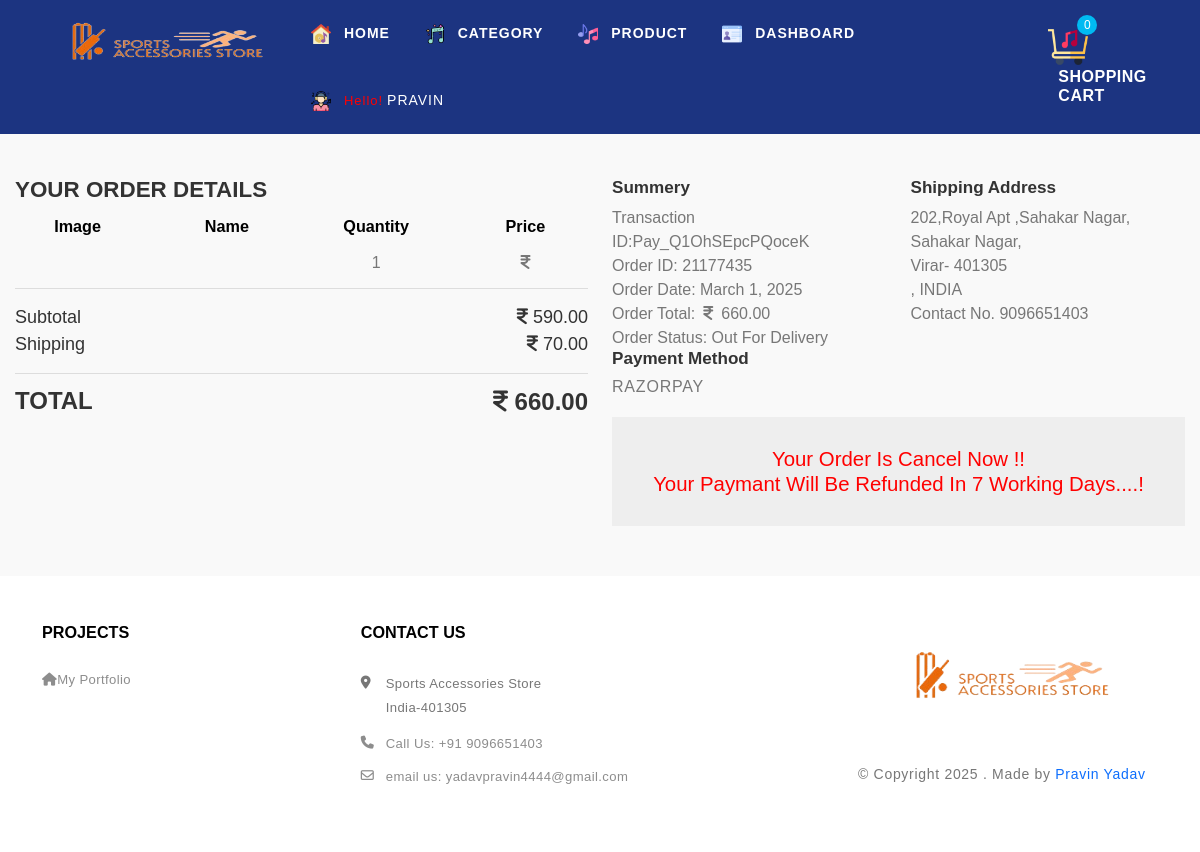
The page /user/order/9/0 (signed in) on the database its author committed.
### User/models.py (models this page shows, shortened)
class Sub_bayModel(models.Model):
    order_id = models.ForeignKey(buyModel, on_delete=models.CASCADE)
    product_id = models.ForeignKey(productModel, on_delete=models.CASCADE, null=True)
    quantity = models.IntegerField(null=True)
    total = models.IntegerField(null=True)

class buyModel(models.Model):
    ORDER_STATUS_CHOICES = [
        ('pending', 'Pending'),
        ('shipped', 'Shipped'),
        ('out for delivery', 'Out for Delivery'),
        ('delivered', 'Delivered'),
    ]
    user_id = models.ForeignKey(A_User, on_delete=models.CASCADE, null=True)
    address_id = models.ForeignKey(addressModel, on_delete=models.CASCADE, null=True)
    payment_mode = models.CharField(max_length=50, null=True)
    order_date = models.DateField(blank=True, null=True)
    shipping_charge = models.IntegerField(null=True)
    total_quantity = models.IntegerField(null=True)
    total_amount = models.IntegerField(null=True)
    order_status = models.CharField(
        max_length=20,
        choices=ORDER_STATUS_CHOICES,
        default='pending',
        blank=True,
        null=True
    )
    transaction_id = models.CharField(max_length=30, blank=True, null=True)
    order_idd = models.IntegerField(null=True)

class addressModel(models.Model):
    phone_number = models.BigIntegerField(null=True)
    first_name = models.CharField(max_length=30, null=True)
    last_name = models.CharField(max_length=30, null=True)
    locality = models.TextField(null=True)
    user_id = models.ForeignKey(A_User, on_delete=models.CASCADE)
    street_address = models.TextField(null=True)
    state = models.ForeignKey(stateModel, on_delete=models.CASCADE, null=True, blank=True)
    city = models.CharField(max_length=30, null=True)
    country = models.CharField(max_length=30, null=True)
    pincode = models.IntegerField(null=True)

### User/views.py (the view)
# urls.py: path('order/<int:hid>/<int:sid>', myorder1),
def myorder1(request, hid, sid):
    if 'userid' in request.session:
        try:
            user2 = request.session.get('userid')
            count = cart_count(user2)
            user_obj2 = A_User.objects.get(id=user2)
            alldata = add_to_cart.objects.filter(user=user_obj2)
            total_price = cartdetail(alldata, user2)
            pro_list = Sub_bayModel.objects.filter(order_id=hid, order_id__user_id=user_obj2)
            order = buyModel.objects.get(id=hid, user_id=user_obj2)
            cart_product = [p for p in buyModel.objects.filter(id=hid, user_id=user_obj2)]
            order_date = date.today() + timedelta(days=4)
            ttotal_amount = []
            shipping_charge = 70
            for p in cart_product:
                total_amountt = p.total_amount
                ttotal_amount.append(total_amountt)
            subtotal = ttotal_amount[0] - shipping_charge
            data = {'cartt': alldata, 'total_price': total_price, 'cart_val': count, 'hid': hid, 'sid': sid,
                    'order_list': pro_list, 'order': order, 'subtotal': subtotal, 'order_date': order_date}
            return render(request, 'user/order-success.html', data)
        except:
            return redirect('/user/myorder/')
    else:
        messages.success(request, 'First You Need to Login')
        return redirect('/user/accounts/login/')

### User/views.py (called while the page is built)
def cart_count(user):
    user_obj2 = A_User.objects.get(id=user)
    alldata = add_to_cart.objects.filter(user=user_obj2)
    soo = alldata.count()
    return soo

def cartdetail(alldata, user2):
    if alldata.exists():
        cart_product = [p for p in add_to_cart.objects.all()
                        if p.user.id == user2]
        total_amount = []
        total_quantity = []
        if cart_product:
            for p in cart_product:
                temp_quantity = p.quantity
                total_quantity.append(temp_quantity)
                tempamount = (p.quantity * p.product_id.pro_price)
                total_amount.append(tempamount)
            summ = 0
            total_quan = 0
            for i in range(0, len(total_amount)):
                summ = summ + total_amount[i]
            for i in range(0, len(total_quantity)):
                total_quan = total_quan + total_quantity[i]
        shipping_charge = 70
        total_price = summ + shipping_charge
        return total_price, summ

### templates/user/order-success.html (shortened to what this page needs)
{% extends 'user/index.html' %}
{% load static %}
{% block content %}
<section class="section-big-py-space mt--5 b-g-light">
    <div class="custom-container">
        <div class="row">
            <div class="col-lg-6">
                <div class="product-order">
                    <h3>your order details</h3>
                    <div class="row mt-3" style="color: black; font-weight: bold; text-align: center;" >
                        <div class="col-3">
                            <h4>Image</h4>
                        </div>
                        <div class="col-3">
                            <h4>Name</h4>
                        </div>
                        <div class="col-3">
                            <h4>Quantity</h4>
                        </div>
                        <div class="col-3">
                            <h4>Price</h4>
                        </div>
                    </div>
                    {% for i in order_list %}
                        <div class="row product-order-detail text-center">
                            <div class="col-3">
                            </div>
                            <div class="col-3 oorder_detail">
                                    <h5>{{i.quantity}}</h5>
                            </div>
                            <div class="col-3 oorder_detail">
                                    <h5><i class="fa fa-inr" aria-hidden="true"></i> {{i.product_id.pro_price}}</h5>
                            </div>
                        </div>
                    {% endfor %}
                    <div class="total-sec">
                        <ul>
                            <li>subtotal <span><i class="fa fa-inr" aria-hidden="true"></i> {{subtotal}}.00</span></li>
                            <li>shipping <span><i class="fa fa-inr" aria-hidden="true"></i> {{order.shipping_charge}}.00</span></li>
                        </ul>
                    </div>
                    <div class="final-total">
                        <h3>total <span><i class="fa fa-inr" aria-hidden="true"></i> {{order.total_amount}}.00</span></h3></div>
                </div>
            </div>
            <div class="col-lg-6">
                <div class="row order-success-sec">
                    <div class="col-sm-6">
                        <h4>summery</h4>
                        <ul class="order-detail">
                            {% if order.payment_mode == 'COD' %}
                            <li>order ID: {{order.order_idd}}</li>
                            {% else %}
                                {% if sid == 1 %}
                                {% else %}
                                <li>Transaction ID:{{order.transaction_id}}</li>
                                {% endif %}
                            <li>order ID: {{order.order_idd}}</li>
                            {% endif %}
                            <li>Order Date: {{order.order_date}}</li>
                            <li>Order Total:
                                <span>
                                    <i class="fa fa-inr me-2 ms-2" aria-hidden="true"></i>
                                </span>
                                {{order.total_amount}}.00</li>
                            {% if i.order_status == 'pending' %}
                            {% else %}
                                <li>Order Status:
                                    {{order.order_status}}
                                </li>
                            {% endif %}
                        </ul>
                    </div>
                    <div class="col-sm-6">
                        <h4>shipping address</h4>
                        <ul class="order-detail">
                            <li>{{order.address_id.street_address}},</li>
                            <li>{{order.address_id.locality}},</li>
                            <li>{{order.address_id.city}}- {{order.address_id.pincode}}</li>
                            <li>{{order.address_id.state}}, {{order.address_id.country}}</li>
                            <li>Contact No. {{order.address_id.phone_number}}</li>
                        </ul>
                    </div>
                    <div class="col-sm-12 payment-mode">
                        <h4>payment method</h4>
                        <p>{{order.payment_mode}}</p>
                    </div>
                    {% if order.order_status == 'pending' %}
                        <div class="col-md-12">
                            <div class="delivery-sec">
                                <h3>expected date of delivery</h3>
                                <h2>{{order_date}}</h2>
                            </div>
                        </div>
                    {% else %}
                        <div class="col-md-12">
                            <div class="delivery-sec">
                                <h3 style="color: red !important;" >Your Order is Cancel Now !!
                                {% if order.payment_mode == 'COD' %}
                                {% else %}
                                    <br>
                                    Your paymant will be refunded in 7 working Days....!
                                {% endif %}
                                </h3>
                            </div>
                        </div>
                    {% endif %}
                </div>
            </div>
        </div>
    </div>
</section>
{% endblock %}

### templates/user/index.html (style rules this page uses)
.oorder_detail { align-self: center; }
.oorder_detail h5 { text-transform: capitalize; margin-bottom: 0; font-weight: 500; }

### rows shown on the page
Sub_bayModel: quantity "1"
buyModel: shipping_charge "70", total_amount "660", transaction_id "Pay_Q1OhSEpcPQoceK", order_idd "21177435", order_date "March 1, 2025", order_status "Out For Delivery", address_id.street_address "202,royal Apt ,sahakar Nagar", address_id.locality "Sahakar Nagar", address_id.city "Virar", address_id.pincode "401305", address_id.country "INDIA", address_id.phone_number "9096651403", payment_mode "RAZORPAY"

### other values the page prints
{{ request.session.username }} "PRAVIN"
{{ cart_val }} "0"
{{ subtotal }} "590"
